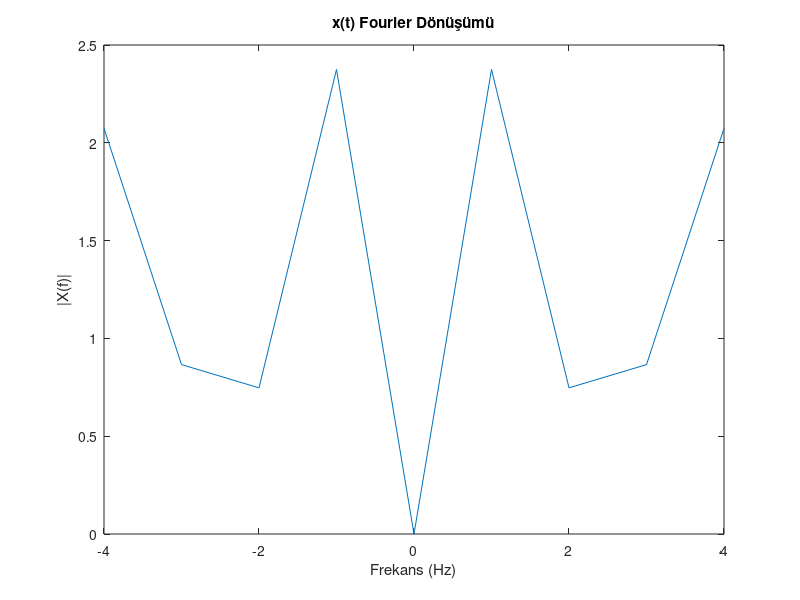
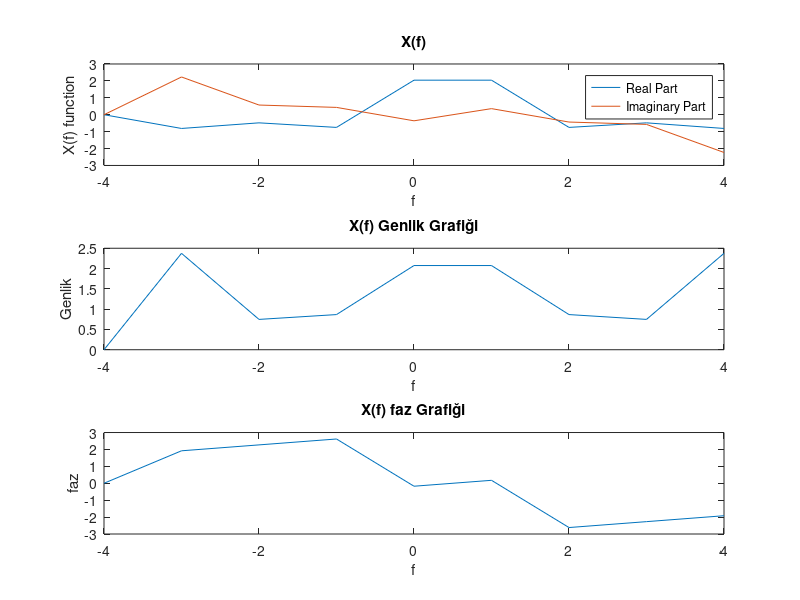
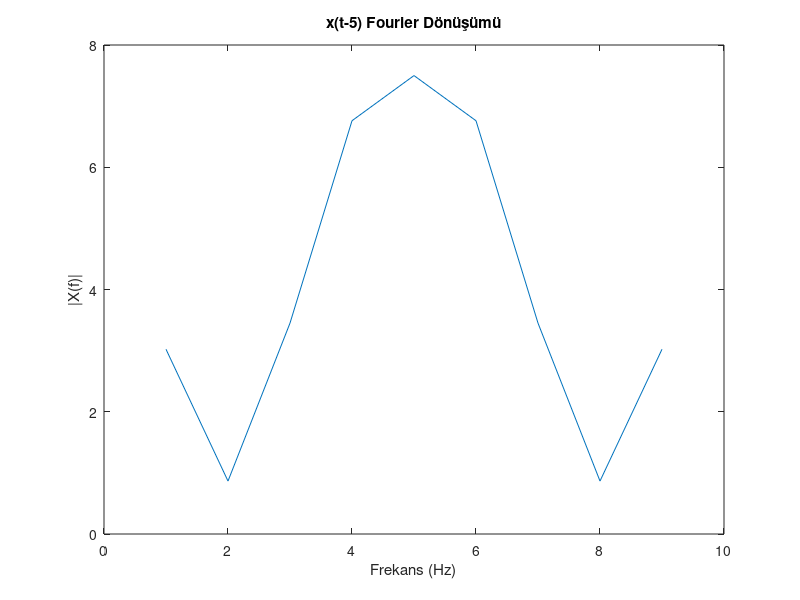
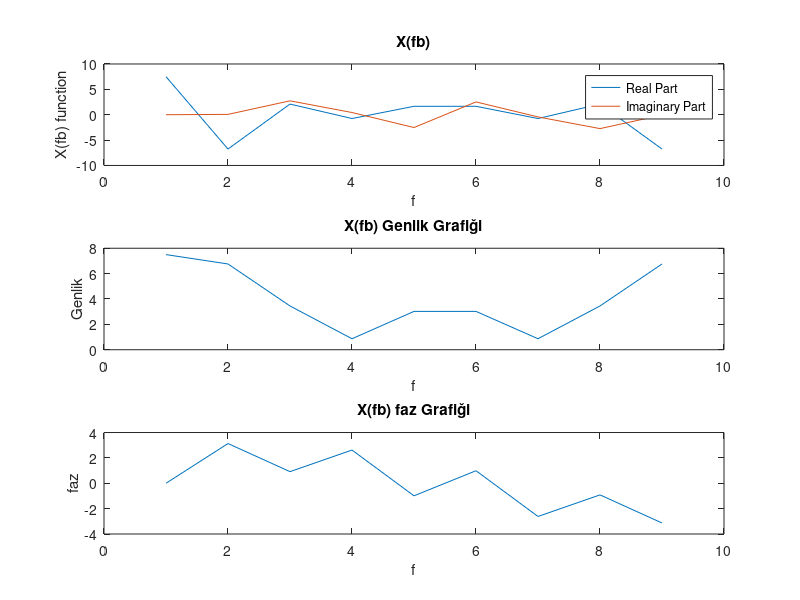

The MATLAB script that drew these images, in order:
f = -4:4;
t = -4:4; % Zaman aralığı
x = zeros(size(t)); % x(t) sinyali için boş bir dizi oluşturuyoruz
% -4<t<-2 aralığındaki değerler
x(t > -4 & t < -2) = -1;
% -2<t<2 aralığındaki değerler
x(t > -2 & t < 2) = 0.5 * t(t > -2 & t < 2);
% 2<t<4 aralığındaki değerler
x(t > 2 & t < 4) = 1;

% Fourier dönüşümünü hesaplıyoruz
Xf = fft(x);

% Fourier dönüşümünü çizdiriyoruz
figure;
plot(f, abs(fftshift(Xf)));  %Fourier dönüşüm grafiğini çizdiriyoruz.
title('x(t) Fourier Dönüşümü');
xlabel('Frekans (Hz)');
ylabel('|X(f)|');

figure;
subplot(3,1,1); %Fonksiyonların grafiğini görebilmek için çıktı ekranını 3e böler ve 1. konuma yerleştirir.
plot(f,real(Xf),f,imag(Xf)); % Xf fonksiyonunun grafiği çizdirilir.
legend('Real Part', 'Imaginary Part'); % Oluşan grafikler isimlendirilir.

%x fonksiyonu için x ve y eksenlerine isim atamaları yapılır ve grafiğe başlık eklenir.
xlabel('f'); 
ylabel('X(f) function');
title('X(f)');

subplot(3,1,2); %Fonksiyonların grafiğini görebilmek için çıktı ekranını 3e böler ve 2. konuma yerleştirir.
plot(f,abs(Xf)); % genlik grafiği için mutlak fonksiyonu kullanılır.
xlabel('f');
ylabel('Genlik');
title('X(f) Genlik Grafiği');

subplot(3,1,3); %Fonksiyonların grafiğini görebilmek için çıktı ekranını 3e böler ve 3. konuma yerleştirir.
plot(f,angle(Xf)); % faz grafiği için açı fonksiyonu kullanılır.
xlabel('f');
ylabel('faz');
title('X(f) faz Grafiği');



% e^(-j2pift0), t0: (t-t0) öteleme miktarı.
fb = 1:9;
tb = 1:9; % Zaman aralığı
xb = zeros(size(tb)); % x(t) sinyali için boş bir dizi oluşturuyoruz

% 1<t<3 aralığındaki değerler
xb(tb > 1 & tb < 3) = -1;
% 3<t<7 aralığındaki değerler
xb(tb > 3 & tb < 7) = 0.5 * tb(tb > 3 & tb < 7);
% 7<t<9 aralığındaki değerler
xb(tb > 7 & tb < 9) = 1;

% Fourier dönüşümünü hesaplıyoruz
Xfb = fft(xb);
figure; %Yeni bir figure ekranı açtırıyoruz.
plot(fb, abs(fftshift(Xfb))); %Fourier dönüşüm grafiğini çizdiriyoruz.
title('x(t-5) Fourier Dönüşümü');
xlabel('Frekans (Hz)');
ylabel('|X(f)|');

figure;
subplot(3,1,1); %Fonksiyonların grafiğini görebilmek için çıktı ekranını 3e böler ve 1. konuma yerleştirir.
plot(fb,real(Xfb),fb,imag(Xfb)); % Xf fonksiyonunun grafiği çizdirilir.
legend('Real Part', 'Imaginary Part'); % Oluşan grafikler isimlendirilir.

%x fonksiyonu için x ve y eksenlerine isim atamaları yapılır ve grafiğe başlık eklenir.
xlabel('f'); 
ylabel('X(fb) function');
title('X(fb)');

subplot(3,1,2); %Fonksiyonların grafiğini görebilmek için çıktı ekranını 3e böler ve 2. konuma yerleştirir.
plot(fb,abs(Xfb)); % genlik grafiği için mutlak fonksiyonu kullanılır.
xlabel('f');
ylabel('Genlik');
title('X(fb) Genlik Grafiği');

subplot(3,1,3); %Fonksiyonların grafiğini görebilmek için çıktı ekranını 3e böler ve 3. konuma yerleştirir.
plot(fb,angle(Xfb)); % faz grafiği için açı fonksiyonu kullanılır.
xlabel('f');
ylabel('faz');
title('X(fb) faz Grafiği');



x2 = exp(1i * 10 * pi * t); % İşaretin tanımı
Xf2 = fft(x2); %İşaretin fourier dönüşümü
% f,t,x ve Xf en üstte tanımlı olduğu ve aynı değerlerden oluşacağı için tekrardan tanımlamıyoruz. 

% Fourier dönüşümünü konvolüsyonla hesaplıyoruz
Xfc= conv(Xf2,Xf, 'same') * 0.01; % 0.01 ile örnekleme periyodu çarpılır

% Fourier dönüşümünü çizdiriyoruz
figure;
plot(f, abs(fftshift(Xfc)));  %Fourier dönüşüm grafiğini çizdiriyoruz.
title('xc(t) Fourier Dönüşümü');
xlabel('Frekans (Hz)');
ylabel('|Xc(f)|');

figure;
subplot(3,1,1); %Fonksiyonların grafiğini görebilmek için çıktı ekranını 3e böler ve 1. konuma yerleştirir.
plot(f,real(Xfc),f,imag(Xfc)); % Xf fonksiyonunun grafiği çizdirilir.
legend('Real Part', 'Imaginary Part'); % Oluşan grafikler isimlendirilir.

%x fonksiyonu için x ve y eksenlerine isim atamaları yapılır ve grafiğe başlık eklenir.
xlabel('f'); 
ylabel('Xc(f) function');
title('Xc(f)');

subplot(3,1,2); %Fonksiyonların grafiğini görebilmek için çıktı ekranını 3e böler ve 2. konuma yerleştirir.
plot(f,abs(Xfc)); % genlik grafiği için mutlak fonksiyonu kullanılır.
xlabel('f');
ylabel('Genlik');
title('Xc(f) Genlik Grafiği');

subplot(3,1,3); %Fonksiyonların grafiğini görebilmek için çıktı ekranını 3e böler ve 3. konuma yerleştirir.
plot(f,angle(Xfc)); % faz grafiği için açı fonksiyonu kullanılır.
xlabel('f');
ylabel('faz');
title('Xc(f) faz Grafiği');


f3 = -(4/3):(4/3);
t3 = -(4/3):(4/3); % Zaman aralığı ölçeklemeyi yapıyoruz
xd = zeros(size(t3)); % x(t) sinyali için boş bir dizi oluşturuyoruz
% -4<t<-2 aralığındaki değerler
xd(t3 > -4/3 & t3 < -2/3) = -1;
% -2<t<2 aralığındaki değerler
xd(t3 > -2/3 & t3 < 2/3) = 0.5 * t3(t3 > -2/3 & t3 < 2/3);
% 2<t<4 aralığındaki değerler
xd(t3 > 2/3 & t3 < 4/3) = 1;
% x(t) fonksiyonunun ölçeklendirilmiş halini hesaplayalım.
scaled_x = (1/3) * xd;

Xfscaled = fft(scaled_x); %İşaretin fourier dönüşümü
% Fourier dönüşümünü çizdiriyoruz
figure;
plot(f3, abs(fftshift(Xfscaled)));  %Fourier dönüşüm grafiğini çizdiriyoruz.
title('xscaled(t) Fourier Dönüşümü');
xlabel('Frekans (Hz)');
ylabel('|Xscaled(f)|');

figure;
subplot(3,1,1); %Fonksiyonların grafiğini görebilmek için çıktı ekranını 3e böler ve 1. konuma yerleştirir.
plot(f3,real(Xfscaled),f3,imag(Xfscaled)); % Xf fonksiyonunun grafiği çizdirilir.
legend('Real Part', 'Imaginary Part'); % Oluşan grafikler isimlendirilir.

%x fonksiyonu için x ve y eksenlerine isim atamaları yapılır ve grafiğe başlık eklenir.
xlabel('f'); 
ylabel('Xscaled(f) function');
title('Xscaled(f)');

subplot(3,1,2); %Fonksiyonların grafiğini görebilmek için çıktı ekranını 3e böler ve 2. konuma yerleştirir.
plot(f3,abs(Xfscaled)); % genlik grafiği için mutlak fonksiyonu kullanılır.
xlabel('f');
ylabel('Genlik');
title('Xscaled(f) Genlik Grafiği');

subplot(3,1,3); %Fonksiyonların grafiğini görebilmek için çıktı ekranını 3e böler ve 3. konuma yerleştirir.
plot(f3,angle(Xfscaled)); % faz grafiği için açı fonksiyonu kullanılır.
xlabel('f');
ylabel('faz');
title('Xscaled(f) faz Grafiği');


% 𝑦(𝑡) = 𝑠𝑔𝑛(𝑡)
% f ve t en üstte tanımlı olduğu ve aynı değerlerden oluşacağı için tekrardan tanımlamıyoruz.
xsgn = sign(t);
% Fourier dönüşümünü hesaplıyoruz
Xfsgn = fft(xsgn);

% Fourier dönüşümünü çizdiriyoruz
figure;
plot(f, abs(fftshift(Xfsgn)));  %Fourier dönüşüm grafiğini çizdiriyoruz.
title('x(t) Fourier Dönüşümü');
xlabel('Frekans (Hz)');
ylabel('|Xsgn(f)|');

figure;
subplot(3,1,1); %Fonksiyonların grafiğini görebilmek için çıktı ekranını 3e böler ve 1. konuma yerleştirir.
plot(f,real(Xfsgn),f,imag(Xfsgn)); % Xf fonksiyonunun grafiği çizdirilir.
legend('Real Part', 'Imaginary Part'); % Oluşan grafikler isimlendirilir.

%x fonksiyonu için x ve y eksenlerine isim atamaları yapılır ve grafiğe başlık eklenir.
xlabel('f'); 
ylabel('Xsgn(f) function');
title('Xsgn(f)');

subplot(3,1,2); %Fonksiyonların grafiğini görebilmek için çıktı ekranını 3e böler ve 2. konuma yerleştirir.
plot(f,abs(Xfsgn)); % genlik grafiği için mutlak fonksiyonu kullanılır.
xlabel('f');
ylabel('Genlik');
title('Xsgn(f) Genlik Grafiği');

subplot(3,1,3); %Fonksiyonların grafiğini görebilmek için çıktı ekranını 3e böler ve 3. konuma yerleştirir.
plot(f,angle(Xfsgn)); % faz grafiği için açı fonksiyonu kullanılır.
xlabel('f');
ylabel('faz');
title('Xsgn(f) faz Grafiği');
